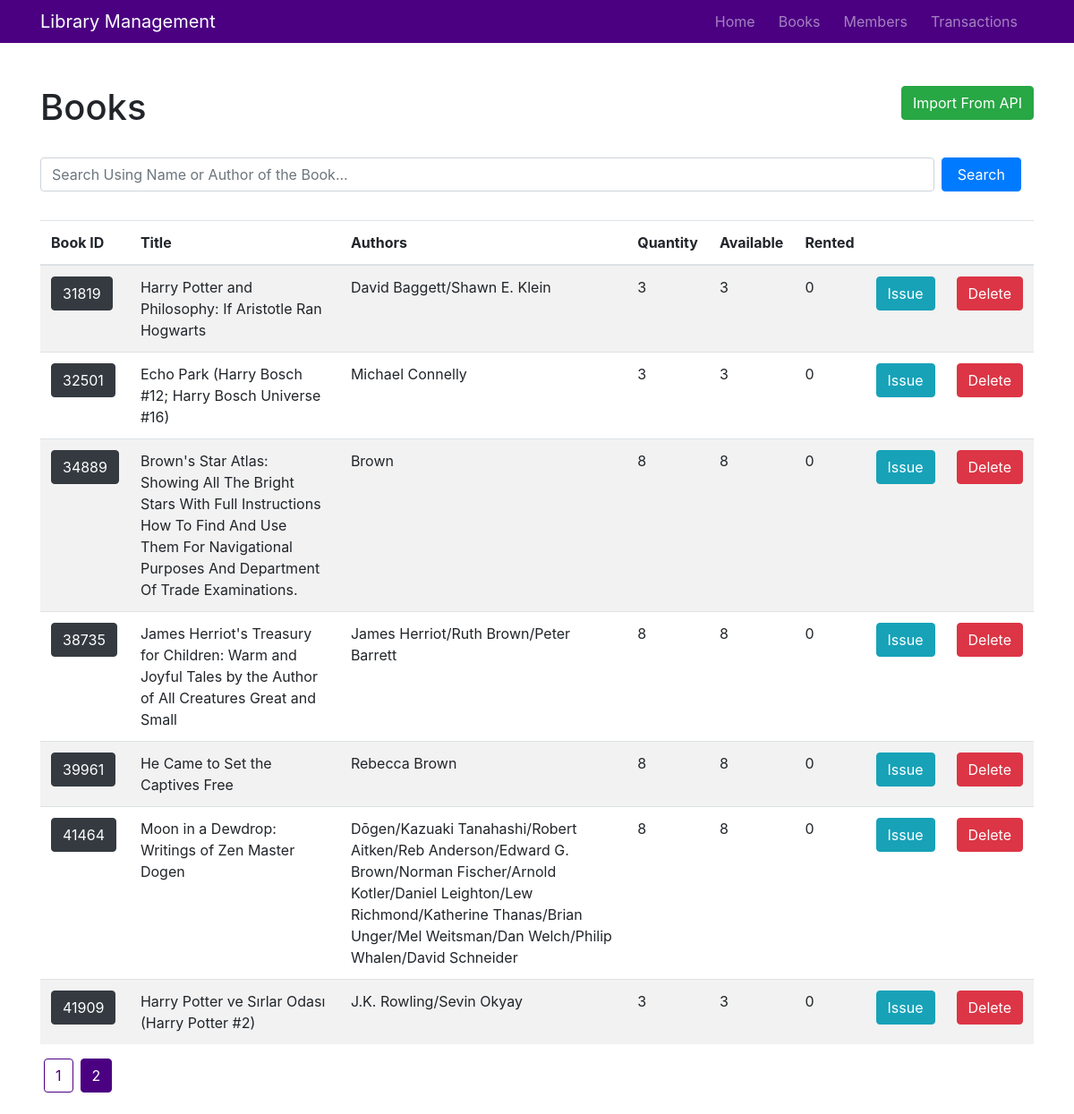
Page /books?page=2 on the committed database.
### library_management/models.py (models this page shows, shortened)
class Book(db.Model):
    __tablename__ = 'book'
    book_id = db.Column(db.Integer, primary_key=True)
    title = db.Column(db.String(150), nullable=False)
    authors = db.Column(db.String(100), nullable=False)
    rating = db.Column(db.String(4), nullable=False)
    isbn = db.Column(db.String(150), nullable=False)
    publisher = db.Column(db.String(150), nullable=False)
    quantity = db.Column(db.Integer, nullable=False)
    rented = db.Column(db.Integer, nullable=False, default=0)
    transactions = db.relationship('Transaction', backref='book', lazy=True)

### library_management/books/routes.py (the view)
@books.route('/books')
def all_books():
    page = request.args.get('page', 1, type=int)
    books = Book.query.order_by(Book.book_id.asc()).paginate(page=page, per_page=20)
    return render_template("books.html", title="Books", books=books, data=books.items)

### library_management/templates/books.html (shortened to what this page needs)
{% extends "layout.html" %}
{% block content %}
    <br>
    <a class="btn btn-success float-right" href="{{ url_for('books.import_books') }}">Import From API</a>
    <h1>Books</h1>
    <br>
    <form class="form-inline" action="/books/search" method="POST">
        <input name="search" type="text" class="form-control mb-2 mr-sm-2 search" placeholder="Search Using Name or Author of the Book...">
        <button type="submit" class="btn btn-primary mb-2 search">Search</button>
    </form>
    <br>
    {% if data %}
        <table class="table table-hover table-striped">
            <thead>
                <tr>
                    <th>Book ID</th>
                    <th>Title</th>
                    <th>Authors</th>
                    <th>Quantity</th>
                    <th>Available</th>
                    <th>Rented</th>
                    <th></th>
                    <th></th>
                </tr>
            </thead>
            <tbody>
                {% for book in data %}
                <tr>
                    <td><span class="btn btn-dark pull-right">{{"{:05d}".format(book.book_id)}}</span></td>
                    <td>{{book.title}}</td>
                    <td>{{book.authors}}</td>
                    <td>{{book.quantity}}</td>
                    <td>{{book.quantity - book.rented}}</td>
                    <td>{{book.rented}}</td>
                    <td>
                        <button class="btn btn-info" onclick="window.location='/book/{{book.book_id}}/issue';">Issue</button>
                    </td>
                    <td>
                        <form action="/book/{{book.book_id}}/delete" method="POST" onsubmit="return confirm('Are you sure you want to delete this book?');">
                            <input type="submit" value="Delete" class="btn btn-danger">
                        </form>
                    </td>
                </tr>
                {% endfor %}
            </tbody>
        </table>
        {% if not title.startswith('Search') %}
            <div class="pagination">
                {% for page_num in books.iter_pages(left_edge=1, right_edge=1, left_current=2, right_current=3) %}
                    {% if page_num %}
                        {% if books.page==page_num %}
                            <a class="btn btn-danger mb-4" href="{{ url_for('books.all_books', page=page_num) }}">{{ page_num }}</a>
                        {% else %}
                            <a class="btn btn-outline-danger mb-4" href="{{ url_for('books.all_books', page=page_num) }}">{{ page_num }}</a>
                        {% endif %}
                    {% else %}
                        <p class="mt-3">...</p>
                    {% endif %}
                {% endfor %}
            </div>
        {% endif %}
    {% endif %}
{% endblock content %}

### library_management/static/main.css (style rules this page uses)
* { margin: 0; padding: 0; box-sizing: border-box; }
.pagination a { border-color: indigo; margin-right: 4px; margin-left: 4px; color: indigo; }
.pagination a.btn-danger { color: white; background-color: indigo; }
input.search { width: 90% !important; }
button.search { width: 8%; }

### rows in the picture
Book: book_id "31819", title "Harry Potter and Philosophy: If Aristotle Ran Hogwarts", authors "David Baggett/Shawn E. Klein", quantity "3", book.quantity-book.rented "3", rented "0"
Book: book_id "32501", title "Echo Park (Harry Bosch #12; Harry Bosch Universe #16)", authors "Michael Connelly", quantity "3", book.quantity-book.rented "3", rented "0"
Book: book_id "34889", title "Brown's Star Atlas: Showing All The Bright Stars With Full Instructions How To Find And Use Them For Navigational Purposes And Department Of Trade Examinations.", authors "Brown", quantity "8", book.quantity-book.rented "8", rented "0"
Book: book_id "38735", title "James Herriot's Treasury for Children: Warm and Joyful Tales by the Author of All Creatures Great and Small", authors "James Herriot/Ruth Brown/Peter Barrett", quantity "8", book.quantity-book.rented "8", rented "0"
Book: book_id "39961", title "He Came to Set the Captives Free", authors "Rebecca Brown", quantity "8", book.quantity-book.rented "8", rented "0"
Book: book_id "41464", title "Moon in a Dewdrop: Writings of Zen Master Dogen", authors "Dōgen/Kazuaki Tanahashi/Robert Aitken/Reb Anderson/Edward G. Brown/Norman Fischer/Arnold Kotler/Daniel Leighton/Lew Richmond/Katherine Thanas/Brian Unger/Mel Weitsman/Dan Welch/Philip Whalen/David Schneider", quantity "8", book.quantity-book.rented "8", rented "0"
Book: book_id "41909", title "Harry Potter ve Sırlar Odası (Harry Potter #2)", authors "J.K. Rowling/Sevin Okyay", quantity "3", book.quantity-book.rented "3", rented "0"

### other values in the picture
{{ page_num }} "1"
{{ page_num }} "2"
